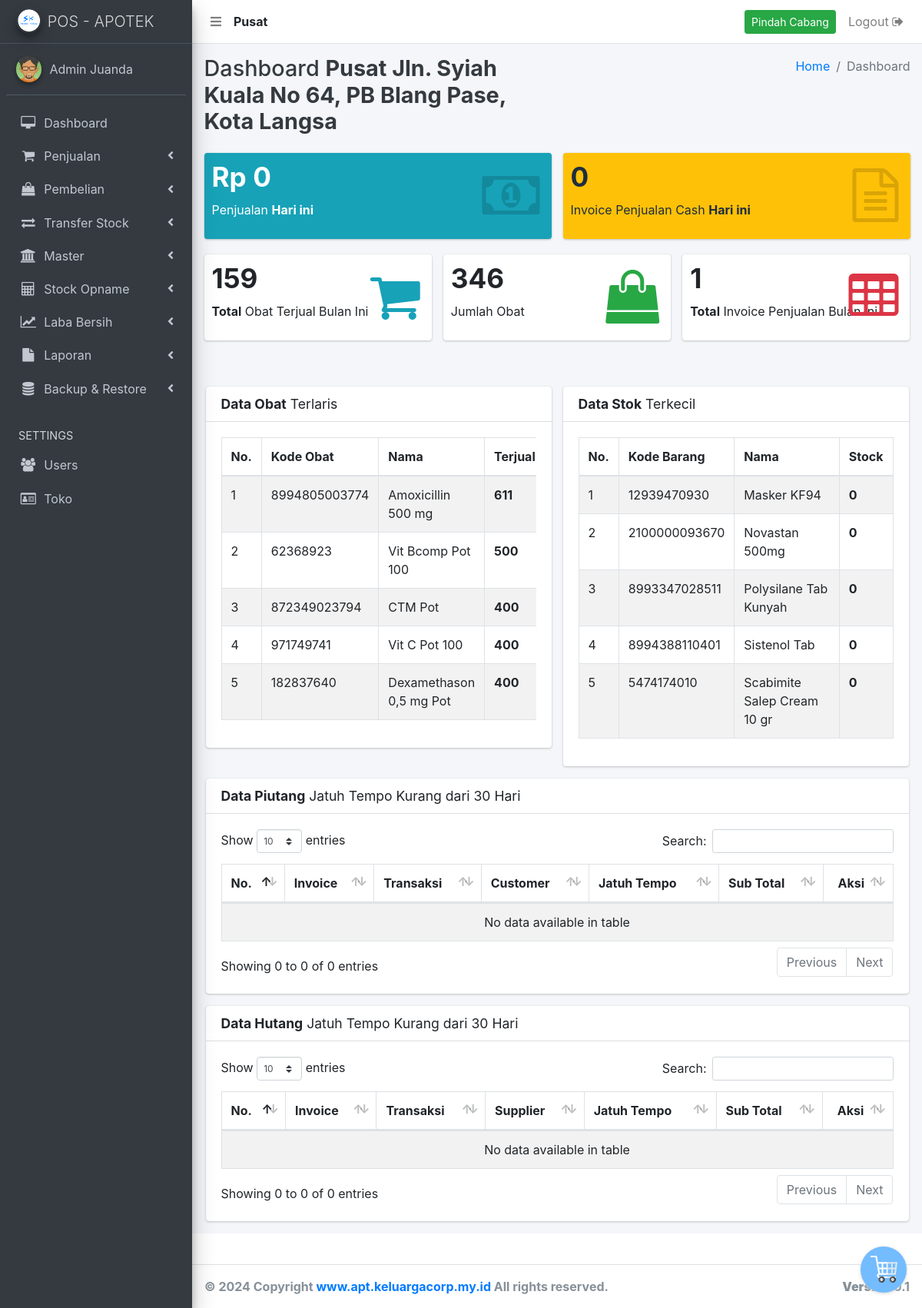
The app's page /bo (signed in) with its own data.
### tables this page shows
CREATE TABLE `user` (
  `user_id` int(11) NOT NULL AUTO_INCREMENT,
  `user_nama` varchar(500) NOT NULL,
  `user_no_hp` varchar(250) NOT NULL,
  `user_alamat` text NOT NULL,
  `user_email` varchar(250) NOT NULL,
  `user_password` varchar(500) NOT NULL,
  `user_create` varchar(250) NOT NULL,
  `user_level` varchar(250) NOT NULL,
  `user_status` varchar(250) NOT NULL,
  `user_cabang` int(11) NOT NULL,
  PRIMARY KEY (`user_id`)
);

CREATE TABLE `toko` (
  `toko_id` int(11) NOT NULL AUTO_INCREMENT,
  `toko_nama` varchar(500) NOT NULL,
  `toko_kota` varchar(250) NOT NULL,
  `toko_alamat` text NOT NULL,
  `toko_tlpn` varchar(250) NOT NULL,
  `toko_wa` varchar(250) NOT NULL,
  `toko_email` varchar(500) NOT NULL,
  `toko_print` int(11) NOT NULL,
  `toko_status` int(11) NOT NULL,
  `toko_ongkir` int(11) NOT NULL,
  `toko_cabang` int(11) NOT NULL,
  PRIMARY KEY (`toko_id`)
);

CREATE TABLE `barang` (
  `barang_id` int(11) NOT NULL AUTO_INCREMENT,
  `barang_kode` varchar(500) NOT NULL,
  `barang_kode_slug` varchar(500) NOT NULL,
  `barang_kode_count` int(11) NOT NULL,
  `barang_nama` varchar(250) NOT NULL,
  `barang_harga_beli` varchar(250) NOT NULL,
  `barang_harga` varchar(250) NOT NULL,
  `barang_harga_grosir_1` int(11) NOT NULL,
  `barang_harga_grosir_2` int(11) NOT NULL,
  `barang_harga_s2` int(11) NOT NULL,
  `barang_harga_grosir_1_s2` int(11) NOT NULL,
  `barang_harga_grosir_2_s2` int(11) NOT NULL,
  `barang_harga_s3` int(11) NOT NULL,
  `barang_harga_grosir_1_s3` int(11) NOT NULL,
  `barang_harga_grosir_2_s3` int(11) NOT NULL,
  `barang_stock` text NOT NULL,
  `barang_tanggal` varchar(250) NOT NULL,
  `barang_kategori_id` int(11) NOT NULL,
  `kategori_id` varchar(250) NOT NULL,
  `barang_satuan_id` varchar(250) NOT NULL,
  `satuan_id` varchar(250) NOT NULL,
  `satuan_id_2` int(11) NOT NULL,
  `satuan_id_3` int(11) NOT NULL,
  `satuan_isi_1` int(11) NOT NULL,
  `satuan_isi_2` int(11) NOT NULL,
  `satuan_isi_3` int(11) NOT NULL,
  `barang_deskripsi` text NOT NULL,
  `barang_option_sn` int(11) NOT NULL,
  `barang_penyimpanan` varchar(500) NOT NULL,
  `barang_kadaluarsa` varchar(250) NOT NULL,
  `barang_no_batch` varchar(500) NOT NULL,
  `barang_terjual` int(11) NOT NULL,
  `barang_cabang` int(11) NOT NULL,
  PRIMARY KEY (`barang_id`)
);

### _header-artibut.php (called while the page is built, shortened)
<?php
  	include 'aksi/functions.php';
    $userLoginCabang = mysqli_query( $conn, "select user_cabang from user where user_id = '".$_SESSION['user_id']."'");
    $sessionCabangData = mysqli_fetch_array($userLoginCabang);
    $sessionCabang     = $sessionCabangData['user_cabang'];
    $dataTokoLogin = query("SELECT * FROM toko WHERE toko_cabang = $sessionCabang")[0];
    if ( $sessionCabang < 1 ) {
      $tipeToko = "Pusat";
    } else {
      $tipeToko = "Cabang ".$sessionCabang;
    }
?>

### aksi/functions.php (called while the page is built, shortened)
<?php
include 'koneksi.php';
function query($query) {
	global $conn;
	$result = mysqli_query($conn, $query);
	$rows = [];
	while ( $row = mysqli_fetch_assoc($result) ) {
		$rows[] = $row;
	}
	return $rows;
}
function singkat_angka($n, $presisi=1) {
	if ($n < 900) {
		$format_angka = number_format($n, $presisi);
		$simbol = '';
	} else if ($n < 900000) {
		$format_angka = number_format($n / 1000, $presisi);
		$simbol = ' rb';
	} else if ($n < 900000000) {
		$format_angka = number_format($n / 1000000, $presisi);
		$simbol = ' jt';
	} else if ($n < 900000000000) {
		$format_angka = number_format($n / 1000000000, $presisi);
		$simbol = ' M';
	} else {
		$format_angka = number_format($n / 1000000000000, $presisi);
		$simbol = ' T';
	}
	if ( $presisi > 0 ) {
		$pisah = '.' . str_repeat( '0', $presisi );
		$format_angka = str_replace( $pisah, '', $format_angka );
	}
	return $format_angka . $simbol;
}
?>

### bo.php (the view, shortened to what this page needs)
<?php
  include '_header.php';
  include '_nav.php';
  include '_sidebar.php';
?>
  <?php
    $invoice_date_year_month = date("Y-m");
    $penjualan = query("SELECT * FROM penjualan WHERE penjualan_cabang = $sessionCabang && penjualan_date_year_month = '".$invoice_date_year_month."' ");
  ?>
  <?php $jmlPenjualan = 0; ?>
  <?php foreach ( $penjualan as $row ) : ?>
    <?php $jmlPenjualan += $row['barang_qty']; ?>
  <?php endforeach; ?>
  <?php
    $totalPenjualanHariIni = 0;
    $tanggalHariIni = date("Y-m-d");
  ?>
  <?php
    $barang = mysqli_query($conn,"select * from barang where barang_cabang = ".$sessionCabang."");
    $jmlBarang = mysqli_num_rows($barang);
    $invoice = mysqli_query($conn,"select * from invoice where invoice_cabang = '".$sessionCabang."' && invoice_piutang < 1 && invoice_date_year_month = '".$invoice_date_year_month."' ");
    $jmlInvoice = mysqli_num_rows($invoice);
  ?>
  <?php
    $invoiceHariIni = mysqli_query($conn,"select * from invoice where invoice_cabang = '".$sessionCabang."' && invoice_date = '".$tanggalHariIni."' && invoice_piutang = 0 && invoice_piutang_lunas = 0 ");
    $jmlInvoiceHariIni = mysqli_num_rows($invoiceHariIni);
  ?>
  <div class="content-wrapper">
    <div class="content-header">
      <div class="container-fluid">
        <div class="row mb-2">
          <div class="col-sm-6">
            <h1 class="m-0 text-dark">Dashboard <b><?= $tipeToko; ?> <?= $dataTokoLogin['toko_kota']; ?></b></h1>
          </div>
          <div class="col-sm-6">
            <ol class="breadcrumb float-sm-right">
              <li class="breadcrumb-item"><a href="bo">Home</a></li>
              <li class="breadcrumb-item active">Dashboard</li>
            </ol>
          </div>
        </div>
      </div>
    </div>
    <section class="content">
      <div class="container-fluid">
        <div class="row">
          <div class="col-lg-6 col-md-6">
            <div class="small-box bg-info">
              <div class="inner">
                <h3>Rp <?= number_format($totalPenjualanHariIni, 0, ',', '.'); ?></h3>
                <p>Penjualan <b>Hari ini</b></p>
              </div>
              <div class="icon">
                <i class="fa fa-money"></i>
              </div>
            </div>
          </div>
          <div class="col-lg-6 col-md-6">
            <div class="small-box bg-warning">
              <div class="inner">
                <h3><?= singkat_angka($jmlInvoiceHariIni); ?></h3>
                <p>Invoice Penjualan Cash <b>Hari ini</b></p>
              </div>
              <div class="icon">
                <i class="fa fa-file-text-o" aria-hidden="true"></i>
              </div>
            </div>
          </div>
          <div class="col-lg-4 col-md-6">
            <div class="small-box" style="background: #fff;">
              <div class="inner">
                <h3><?= $jmlPenjualan; ?></h3>
                <p><b>Total</b> Obat Terjual Bulan Ini</p>
              </div>
              <div class="icon">
                <i class="fa fa-shopping-cart" style="color: #17a2b8;"></i>
              </div>
            </div>
          </div>
          <div class="col-lg-4 col-md-6">
            <div class="small-box" style="background: #fff;">
              <div class="inner">
                <h3><?= $jmlBarang; ?></h3>
                <p>Jumlah Obat</p>
              </div>
              <div class="icon">
                <i class="fa fa-shopping-bag" style="color: #28a745;"></i>
              </div>
            </div>
          </div>
          <div class="col-lg-4 col-md-6">
            <div class="small-box" style="background: #fff;">
              <div class="inner">
                <h3><?= $jmlInvoice; ?></h3>
                <p><b>Total</b> Invoice Penjualan Bulan ini</p>
              </div>
              <div class="icon">
                <i class="fa fa-table" style="color: #dc3545;"></i>
              </div>
            </div>
          </div>
        </div>
      </div>
    </section>
    <section class="table-informasi">
      <div class="container">
        <div class="row">
          <div class="col-lg-6">
             <div class="card">
                <div class="card-header">
                  <h3 class="card-title"><b>Data Obat</b> Terlaris</h3>
                </div>
                <div class="card-body">
                  <div class="table-auto">
                    <table id="" class="table table-bordered table-striped">
                      <thead>
                      <tr>
                        <th>No.</th>
                        <th>Kode Obat</th>
                        <th>Nama</th>
                        <th>Terjual</th>
                      </tr>
                      </thead>
                      <tbody>
                      <?php
                        $i = 1;
                        $queryProduct = $conn->query("SELECT barang.barang_id, barang.barang_kode, barang.barang_nama, barang.barang_harga, barang.barang_terjual, barang.barang_cabang
                                   FROM barang
                                   WHERE barang_cabang = '".$sessionCabang."' && barang_terjual > 0  ORDER BY barang_terjual DESC LIMIT 5
                                   ");
                        while ($rowProduct = mysqli_fetch_array($queryProduct)) {
                      ?>
                      <tr>
                          <td><?= $i; ?></td>
                          <td><?= $rowProduct['barang_kode']; ?></td>
                          <td><?= $rowProduct['barang_nama']; ?></td>
                          <td>
                            <b><?= $rowProduct['barang_terjual']; ?></b>
                          </td>
                      </tr>
                      <?php $i++; ?>
                      <?php } ?>
                      </tbody>
                    </table>
                  </div>
                </div>
              </div>
          </div>
          <div class="col-lg-6">
            <div class="card">
              <div class="card-header">
                <h3 class="card-title"><b>Data Stok</b> Terkecil</h3>
              </div>
              <div class="card-body">
                <div class="table-auto">
                  <table id="" class="table table-bordered table-striped">
                    <thead>
                    <tr>
                      <th>No.</th>
                      <th>Kode Barang</th>
                      <th>Nama</th>
                      <th>Stock</th>
                    </tr>
                    </thead>
                    <tbody>
                    <?php
                      $i = 1;
                      $queryProduct = $conn->query("SELECT barang.barang_id, barang.barang_kode, barang.barang_nama, barang.barang_harga, barang.barang_stock, barang.barang_cabang
                                 FROM barang
                                 WHERE barang_cabang = '".$sessionCabang."' && barang_stock < 10 ORDER BY barang_stock ASC LIMIT 5
                                 ");
                      while ($rowProduct = mysqli_fetch_array($queryProduct)) {
                    ?>
                    <tr>
                        <td><?= $i; ?></td>
                        <td><?= $rowProduct['barang_kode']; ?></td>
                        <td><?= $rowProduct['barang_nama']; ?></td>
                        <td>
                          <b><?= $rowProduct['barang_stock']; ?></b>
                        </td>
                    </tr>
                    <?php $i++; ?>
                    <?php } ?>
                    </tbody>
                  </table>
                </div>
              </div>
            </div>
          </div>
          <div class="col-lg-12">
            <div class="card">
              <div class="card-header">
                <h3 class="card-title"><b>Data Piutang</b> Jatuh Tempo Kurang dari 30 Hari</h3>
              </div>
              <div class="card-body">
                <div class="table-auto">
                  <table id="example1" class="table table-bordered table-striped">
                    <thead>
                    <tr>
                      <th>No.</th>
                      <th>Invoice</th>
                      <th>Transaksi</th>
                      <th>Customer</th>
                      <th>Jatuh Tempo</th>
                      <th>Sub Total</th>
                      <th class="text-center">Aksi</th>
                    </tr>
                    </thead>
                    <tbody>
                    </tbody>
                  </table>
                </div>
              </div>
            </div>
          </div>
          <div class="col-lg-12">
            <div class="card">
              <div class="card-header">
                <h3 class="card-title"><b>Data Hutang</b> Jatuh Tempo Kurang dari 30 Hari</h3>
              </div>
              <div class="card-body">
                <div class="table-auto">
                  <table id="example2" class="table table-bordered table-striped">
                    <thead>
                    <tr>
                      <th>No.</th>
                      <th>Invoice</th>
                      <th>Transaksi</th>
                      <th>Supplier</th>
                      <th>Jatuh Tempo</th>
                      <th>Sub Total</th>
                      <th class="text-center">Aksi</th>
                    </tr>
                    </thead>
                    <tbody>
                    </tbody>
                  </table>
                </div>
              </div>
            </div>
          </div>
      </div>
    </section>
  </div>
  <section class="kasir-bo">
    <a href="beli-langsung?customer=<?= base64_encode(0); ?>">
      <img src="dist/img/kasir.png" alt="POS Seniman Koding" class="img-fluid">
    </a>
  </section>
<?php include '_footer.php'; ?>

### _nav.php (shortened to what this page needs)
<nav class="main-header navbar navbar-expand navbar-white navbar-light">
    <ul class="navbar-nav">
      <li class="nav-item">
        <a class="nav-link" data-widget="pushmenu" href="#"><i class="fas fa-bars"></i></a>
      </li>
      <li class="nav-item" style="padding-top: 8px;">
        <?php
          echo "<b>".$tipeToko."</b>";
        ?>
      </li>
    </ul>
    <ul class="navbar-nav ml-auto">
      <?php if ( $levelLogin === "super admin" ) { ?>
      <li class="nav-item">
          <a class="btn btn-block btn-success btn-sm" data-toggle="modal" href='#modal-id-cabang' style="margin-top: 5px;">Pindah Cabang</a>
      </li>
      <?php } ?>
      <li class="nav-item">
        <a href="<?php echo "aksi/logout.php?logout";?>"onclick="return confirm('Apakah anda yakin logout ?')" class="nav-link">Logout <i class="fa fa-sign-out"></i>
        </a>
      </li>
    </ul>
  </nav>
  <?php
        $dataPilihCabang = query("SELECT * FROM toko");
      ?>

### records on screen
user: user_cabang "Pusat"
toko: toko_kota "Jln. Syiah Kuala No 64, PB Blang Pase, Kota Langsa"
barang: barang_kode "8994805003774", barang_nama "Amoxicillin 500 mg", barang_terjual "611"
barang: barang_kode "62368923", barang_nama "Vit Bcomp Pot 100", barang_terjual "500"
barang: barang_kode "872349023794", barang_nama "CTM Pot", barang_terjual "400"
barang: barang_kode "971749741", barang_nama "Vit C Pot 100", barang_terjual "400"
barang: barang_kode "182837640", barang_nama "Dexamethason 0,5 mg Pot", barang_terjual "400"
barang: barang_kode "12939470930", barang_nama "Masker KF94", barang_stock "0"
barang: barang_kode "2100000093670", barang_nama "Novastan 500mg", barang_stock "0"
barang: barang_kode "8993347028511", barang_nama "Polysilane Tab Kunyah", barang_stock "0"
barang: barang_kode "8994388110401", barang_nama "Sistenol Tab", barang_stock "0"
barang: barang_kode "5474174010", barang_nama "Scabimite Salep Cream 10 gr", barang_stock "0"

### other values on screen
$_SESSION['user_nama'] "Admin Juanda"
$totalPenjualanHariIni "0"
singkat_angka($jmlInvoiceHariIni) "0"
$jmlPenjualan "159"
$jmlBarang "346"
$jmlInvoice "1"
